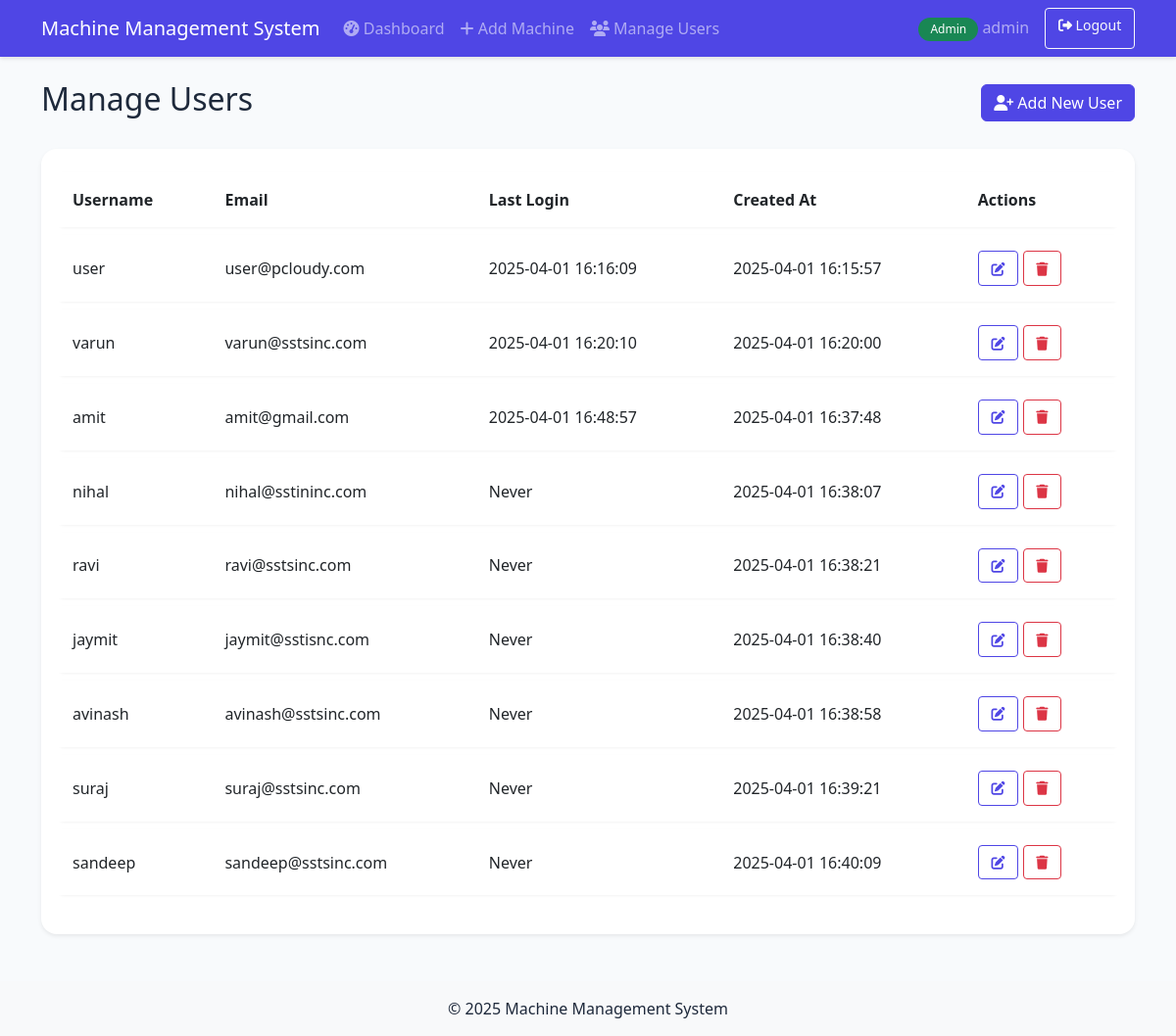
/admin/users (signed in), run on an earlier commit of the app's database.
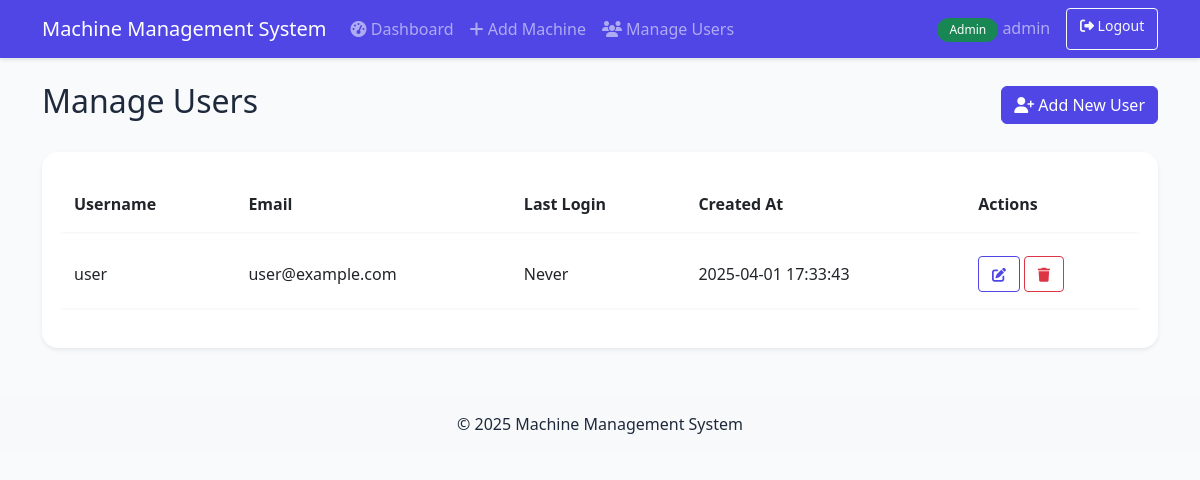
And on a later commit of the database.
### models/user.py (models this page shows, shortened)
class User(db.Model, UserMixin):
    __tablename__ = 'users'
    id = db.Column(db.Integer, primary_key=True)
    username = db.Column(db.String(64), unique=True, index=True, nullable=False)
    email = db.Column(db.String(120), unique=True, index=True, nullable=False)
    password_hash = db.Column(db.String(128), nullable=False)
    is_admin = db.Column(db.Boolean, default=False)
    created_at = db.Column(db.DateTime, default=datetime.utcnow)
    last_login = db.Column(db.DateTime, nullable=True)

### app.py (the view, shortened to what this page needs)
@app.route('/admin/users', methods=['GET', 'POST'])
@login_required
def manage_users():
    if not current_user.is_admin:
        abort(403)
    page = request.args.get('page', 1, type=int)
    per_page = 10
    pagination = User.query.filter_by(is_admin=False).paginate(
        page=page, per_page=per_page, error_out=False
    )
    return render_template('admin/manage_users.html',
                         users=pagination.items,
                         pagination=pagination)

### models/user.py (called while the page is built)
@login_manager.user_loader
def load_user(user_id):
    return User.query.get(int(user_id))

### templates/admin/manage_users.html (shortened to what this page needs)
{% extends "base.html" %}
{% block content %}
<div class="d-flex justify-content-between align-items-center mb-4">
    <h2>Manage Users</h2>
    <button type="button" class="btn btn-primary" data-bs-toggle="modal" data-bs-target="#addUserModal">
        <i class="fas fa-user-plus"></i> Add New User
    </button>
</div>
<div class="card shadow-sm">
    <div class="card-body">
        <div class="table-responsive">
            <table class="table">
                <thead>
                    <tr>
                        <th>Username</th>
                        <th>Email</th>
                        <th>Last Login</th>
                        <th>Created At</th>
                        <th>Actions</th>
                    </tr>
                </thead>
                <tbody>
                    {% for user in users %}
                    <tr>
                        <td>{{ user.username }}</td>
                        <td>{{ user.email }}</td>
                        <td>{{ user.last_login.strftime('%Y-%m-%d %H:%M:%S') if user.last_login else 'Never' }}</td>
                        <td>{{ user.created_at.strftime('%Y-%m-%d %H:%M:%S') }}</td>
                        <td>
                            <button type="button" class="btn btn-sm btn-outline-primary" data-bs-toggle="modal" data-bs-target="#editUserModal{{ user.id }}">
                                <i class="fas fa-edit"></i>
                            </button>
                            <button type="button" class="btn btn-sm btn-outline-danger" data-bs-toggle="modal" data-bs-target="#deleteUserModal{{ user.id }}">
                                <i class="fas fa-trash"></i>
                            </button>
                        </td>
                    </tr>
                    {% endfor %}
                </tbody>
            </table>
        </div>
    </div>
</div>
{% endblock %}

### templates/base.html (shortened to what this page needs)
<!DOCTYPE html>
<html lang="en">
<head>
    <link href="https://cdn.jsdelivr.net/npm/bootstrap@5.3.0/dist/css/bootstrap.min.css" rel="stylesheet">
    <link rel="stylesheet" href="https://cdnjs.cloudflare.com/ajax/libs/font-awesome/6.4.0/css/all.min.css">
    <link rel="stylesheet" href="{{ url_for('static', filename='css/style.css') }}">
</head>
<body>
    {% if current_user.is_authenticated %}
    <nav class="navbar navbar-expand-lg navbar-dark bg-primary">
        <div class="container">
            <a class="navbar-brand" href="{{ url_for('index') }}">Machine Management System</a>
            <div class="collapse navbar-collapse" id="navbarNav">
                <ul class="navbar-nav me-auto">
                    {% if current_user.is_admin %}
                    <li class="nav-item">
                        <a class="nav-link {% if request.endpoint == 'admin_dashboard' %}active{% endif %}" href="{{ url_for('admin_dashboard') }}">
                            <i class="fas fa-tachometer-alt"></i> Dashboard
                        </a>
                    </li>
                    <li class="nav-item">
                        <a class="nav-link {% if request.endpoint == 'add_machine' %}active{% endif %}" href="{{ url_for('add_machine') }}">
                            <i class="fas fa-plus"></i> Add Machine
                        </a>
                    </li>
                    <li class="nav-item">
                        <a class="nav-link" href="{{ url_for('manage_users') }}">
                            <i class="fas fa-users"></i> Manage Users
                        </a>
                    </li>
                    {% else %}
                    <li class="nav-item">
                        <a class="nav-link {% if request.endpoint == 'user_dashboard' %}active{% endif %}" href="{{ url_for('user_dashboard') }}">
                            <i class="fas fa-tachometer-alt"></i> Dashboard
                        </a>
                    </li>
                    {% endif %}
                </ul>
                <div class="d-flex">
                    <span class="navbar-text me-3">
                        {% if current_user.is_admin %}
                        <span class="badge bg-success">Admin</span>
                        {% else %}
                        <span class="badge bg-info">User</span>
                        {% endif %}
                        {{ current_user.username }}
                    </span>
                    <a href="{{ url_for('logout') }}" class="btn btn-outline-light btn-sm">
                        <i class="fas fa-sign-out-alt"></i> Logout
                    </a>
                </div>
            </div>
        </div>
    </nav>
    {% endif %}
    <div class="container mt-4">
        {% block content %}{% endblock %}
    </div>
    <footer class="mt-5 py-3 bg-light text-center">
        <div class="container">
            <p class="mb-0">&copy; 2025 Machine Management System</p>
        </div>
    </footer>
</body>
</html>

### static/css/style.css (style rules this page uses)
:root { --primary-color: #4f46e5; --primary-hover: #4338ca; --success-color: #10b981; --danger-color: #ef4444; --background-color: #f8fafc; --card-bg: #ffffff; --text-primary: #1e293b; --text-secondary: #64748b; }
body { background-color: var(--background-color); color: var(--text-primary); }
.navbar { box-shadow: 0 2px 4px rgba(0,0,0,0.1); }
.navbar-dark.bg-primary { background-color: var(--primary-color) !important; }
.card { border: none; border-radius: 1rem; box-shadow: 0 4px 6px -1px rgba(0,0,0,0.1), 0 2px 4px -2px rgba(0,0,0,0.05); transition: transform 0.2s, box-shadow 0.2s; }
.table { border-collapse: separate; border-spacing: 0 0.5rem; }
.table tr { background-color: var(--card-bg); box-shadow: 0 1px 3px rgba(0,0,0,0.05); border-radius: 0.5rem; }
.table td, .table th { border: none; padding: 1rem; vertical-align: middle; }
.btn-primary { background-color: var(--primary-color); border-color: var(--primary-color); transition: all 0.2s; }
.btn-outline-primary { color: var(--primary-color); border-color: var(--primary-color); }
.badge { padding: 0.5em 1em; border-radius: 9999px; font-weight: 500; }
.table tbody tr { opacity: 1; animation: none; transition: background-color 0.2s ease; }
.table tbody tr.animate { animation: fadeIn 0.5s ease forwards; }
.btn-sm { padding: 0.4rem 0.8rem; font-size: 0.875rem; }

What changed in the data, as far as the page shows it:
removed User: username "varun", email "varun@sstsinc.com", last_login "2025-04-01 16:20:10", created_at "2025-04-01 16:20:00"
removed User: username "amit", email "amit@gmail.com", last_login "2025-04-01 16:48:57", created_at "2025-04-01 16:37:48"
removed User: username "nihal", email "nihal@sstininc.com", last_login "Never", created_at "2025-04-01 16:38:07"
removed User: username "ravi", email "ravi@sstsinc.com", last_login "Never", created_at "2025-04-01 16:38:21"
removed User: username "jaymit", email "jaymit@sstisnc.com", last_login "Never", created_at "2025-04-01 16:38:40"
removed User: username "avinash", email "avinash@sstsinc.com", last_login "Never", created_at "2025-04-01 16:38:58"
removed User: username "suraj", email "suraj@sstsinc.com", last_login "Never", created_at "2025-04-01 16:39:21"
removed User: username "sandeep", email "sandeep@sstsinc.com", last_login "Never", created_at "2025-04-01 16:40:09"
changed User "user": email "user@pcloudy.com" → "user@example.com"; last_login "2025-04-01 16:16:09" → "Never"; created_at "2025-04-01 16:15:57" → "2025-04-01 17:33:43"
